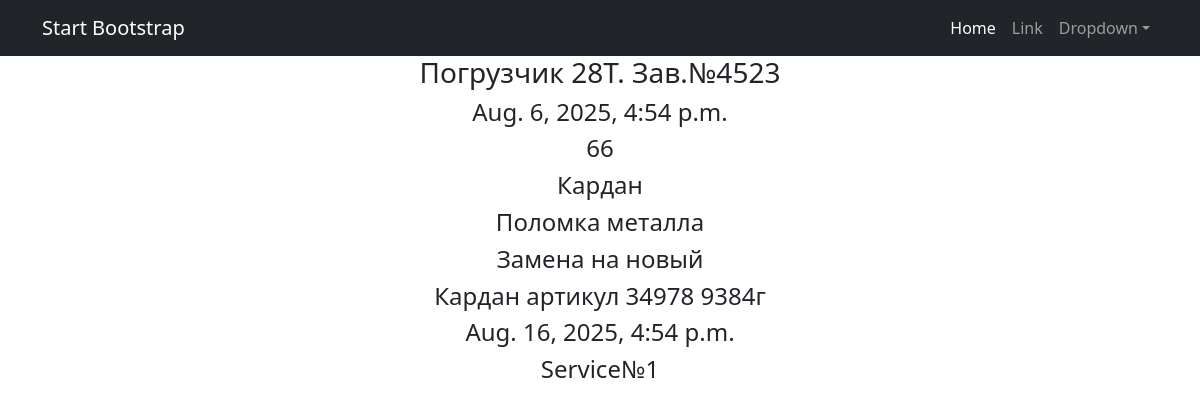
Page /reclamation/2 on the earlier database version.
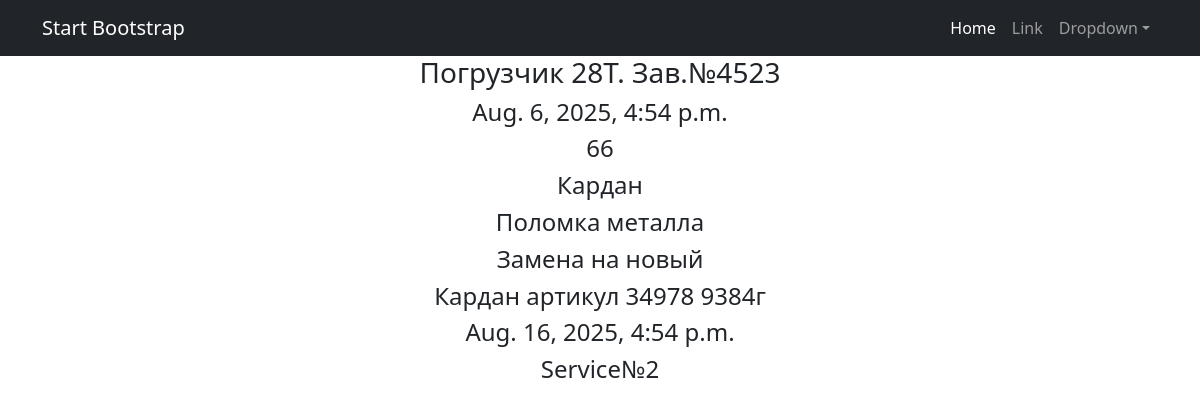
Same page on the later database version.
### serviceBook/models.py (models this page shows, shortened)
class Reclamation(models.Model):
    machine = models.ForeignKey(
        Machine,
        on_delete=models.CASCADE,
        default=1
    )
    dateFailure = models.DateTimeField(default=datetime.today)
    runTime = models.IntegerField(default=0)
    failureNode = models.ForeignKey(
        Manual,
        on_delete=models.CASCADE,
        limit_choices_to={'nameClass': 'FND'},
        related_name='failureNode')
    descriptionFailure = models.TextField()
    wayToRecover = models.ForeignKey(
        Manual,
        on_delete=models.CASCADE,
        limit_choices_to={'nameClass': 'WTR'},
        related_name='wayToRecover')
    spareParts = models.TextField()
    dateRetraiding = models.DateTimeField(default=datetime.today)
    serviceCompanyR = models.ForeignKey(Service, on_delete=models.CASCADE, related_name='serviceCompanyR', default=1)

class Service(models.Model):
    name = models.CharField(max_length=20)
    descriptions = models.TextField()
    def __str__(self):
        return f'{self.name}'

class Machine(models.Model):
    zavNumberMachine = models.CharField(max_length=20, unique=True)
    modelMachine = models.ForeignKey(
        Manual,
        on_delete=models.CASCADE,
        limit_choices_to={'nameClass': 'MMC'},
        related_name='modelMachine')
    modelMotor = models.ForeignKey(
        Manual,
        on_delete=models.CASCADE,
        limit_choices_to={'nameClass': 'MMT'},
        related_name='modelMotor')
    zavNumberMotor = models.CharField(max_length=20)
    modelTransmission = models.ForeignKey(
        Manual,
        on_delete=models.CASCADE,
        limit_choices_to={'nameClass': 'MT'},
        related_name='modelTransmission')
    zavNumberTransmission = models.CharField(max_length=20)
    modelDriveAxile = models.ForeignKey(
        Manual,
        on_delete=models.CASCADE,
        limit_choices_to={'nameClass': 'MDA'},
        related_name='modelDriveAxile')
    zavNumberDA = models.CharField(max_length=20)
    modelControllAxile = models.ForeignKey(
        Manual,
        on_delete=models.CASCADE,
        limit_choices_to={'nameClass': 'MCA'},
        related_name='modelControllAxile')
    zavNumberCA = models.CharField(max_length=20)
    deliveryContract = models.CharField(max_length=50)
    shipDate = models.DateTimeField(default=datetime.today)
    recipient = models.CharField(max_length=100)
    deliveryAddress = models.CharField(max_length=150)
    package = models.TextField(blank=True)
    client = models.CharField(max_length=150)
    serviceCompany = models.ForeignKey(Service, on_delete=models.CASCADE, related_name='serviceCompany')
    def __str__(self):
        return f'{self.modelMachine}. Зав.№{self.zavNumberMachine}'

class Manual(models.Model):
    modelMachine = 'MMC'
    modelMotor = 'MMT'
    modelTransmission = 'MT'
    modelDriveAxile = 'MDA'
    modelControllAxile = 'MCA'
    typeTO = 'TTO'
    failureNode = 'FND'
    wayToRecover = 'WTR'
    CHOICES = [
        (modelMachine, 'Модель техники'),
        (modelMotor, 'Модель двигателя'),
        (modelTransmission, 'Модель трансмиссии'),
        (modelDriveAxile, 'Модель ведущего моста'),
        (modelControllAxile, 'Модель управляемого моста'),
        (typeTO, 'Вид ТО'),
        (failureNode, 'Узел отказа'),
        (wayToRecover, 'Способ восстановления'),
    ]
    nameClass = models.CharField(max_length=3, choices=CHOICES, default=modelMachine)
    name = models.CharField(max_length=100)
    descriptions = models.TextField()
    def __str__(self):
        return f'{self.name}'

### serviceBook/views.py (the view)
# urls.py: path('reclamation/<int:pk>', OneReclamationDetail.as_view(), name='Reclamation_detail'),
class OneReclamationDetail(DetailView):
    queryset = Reclamation.objects.all()
    template_name = 'one_Reclamation.html'
    context_object_name = 'Reclamation'

### templates/one_Reclamation.html (shortened to what this page needs)
{% extends 'flatpages/default.html' %}
{% block content %}
    <h3>{{ Reclamation.machine }}</h3>
    <h4>{{ Reclamation.dateFailure }}</h4>
    <h4>{{ Reclamation.runTime }}</h4>
    <h4>{{ Reclamation.failureNode }}</h4>
    <h4>{{ Reclamation.descriptionFailure }}</h4>
    <h4>{{ Reclamation.wayToRecover }}</h4>
    <h4>{{ Reclamation.spareParts }}</h4>
    <h4>{{ Reclamation.dateRetraiding }}</h4>
    <h4>{{ Reclamation.serviceCompanyR }}</h4>
{% endblock content %}

Differences in the rows shown:
changed Reclamation "Поломка металла": serviceCompanyR "Service№1" → "Service№2"
